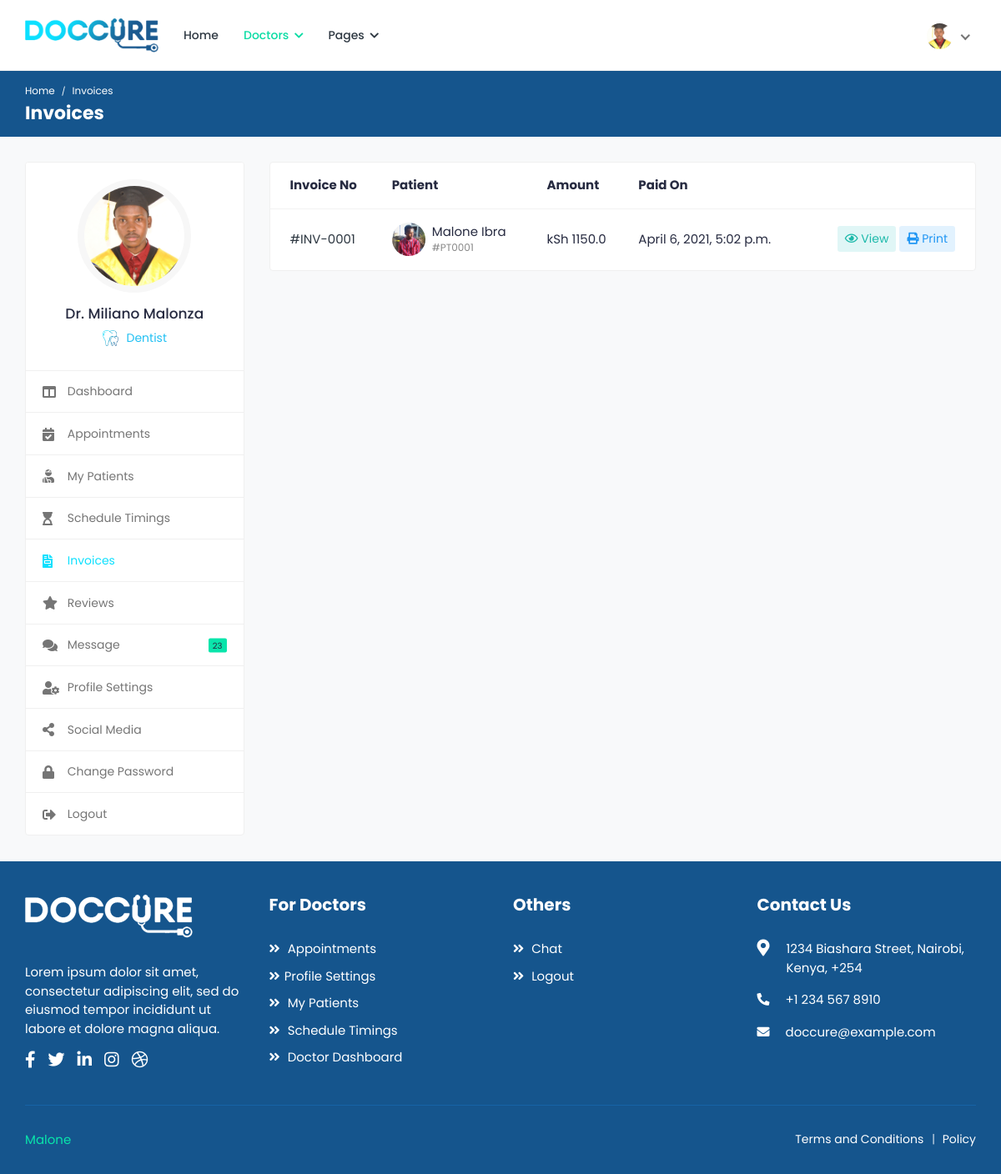
The app's page /doctors/invoices/ (signed in) with its own data.
### appointments/models.py (models this page shows, shortened)
class Doctor(models.Model):
	user = models.OneToOneField(User, on_delete=models.CASCADE)
	image = models.ImageField('Profile Image', upload_to='Image/Doctors',
		max_length=500, default='dummy.png')
	first_name = models.CharField('First Name', max_length=50)
	second_name =  models.CharField('Second Name', max_length=50)
	title = models.CharField('Title', max_length=200, default='Dr.')
	phone_no = models.CharField('Phone Number', max_length=50)
	email = models.EmailField('Email', max_length=250)
	gender = models.CharField('Gender', max_length=10)
	d_o_b = models.DateField('Date of Birth', blank=True)
	biography = models.CharField('Biography', max_length=1000, blank=True)
	address_line1 = models.CharField('Address Line 1', max_length=200, blank=True)
	address_line2 = models.CharField('Address Line 2', max_length=200, blank=True)
	country = models.CharField('Country', max_length=100, blank=True)
	county = models.CharField('County', max_length=100, blank=True)
	town = models.CharField('Town', max_length=100, blank=True)
	pricing =  models.FloatField('Amount', default=0.00)
	services = models.CharField('Services', max_length=1000, blank=True)
	specialization = models.CharField('Specialization', max_length=1000, blank=True)
	clinic = models.CharField('Clinic', max_length=100, blank=True)
	clinic_address = models.CharField('Clinic Address', max_length=100, blank=True)
	speciality = models.OneToOneField(Speciality, on_delete=models.CASCADE)
	''' user, image, first_name, second_name, title, phone_no, email, gender, d_o_b, biography,
	address_line1, address_line2, country, county, town, pricing, services, specialization, clinic,
	clinic_address, speciality'''

class Speciality(models.Model):
	name = models.CharField('Name', max_length=100)
	image = models.ImageField('Image', upload_to='Image/Speciality', max_length=500)

class Invoice(models.Model):
	patient = models.ForeignKey(Patient, on_delete=models.CASCADE)
	doctor = models.ForeignKey(Doctor, on_delete=models.CASCADE)
	total_amount = models.FloatField('Total Amount', default=0.00)
	date_paid = models.DateTimeField('Paid On', auto_now_add=True)

class Patient(models.Model):
	user = models.OneToOneField(User, on_delete=models.CASCADE)
	image = models.ImageField('Profile Image', upload_to='Image/Patient/Profile/',
		max_length=500, default='dummy.png')
	first_name = models.CharField('First Name', max_length=50)
	second_name = models.CharField('Second Name', max_length=50)
	d_o_b = models.DateField('Date Of Birth')
	gender = models.CharField('Gender', max_length=10)
	email = models.CharField('Email', max_length=50)
	phone_no = models.CharField('Phone Number', max_length=20)
	blood_group = models.CharField('Blood Group', max_length=5)
	country = models.CharField('Country', max_length=50)
	county = models.CharField('County', max_length=50)
	town = models.CharField('Town', max_length=50)
	street_lane = models.CharField('Street/Lane', max_length=50)
	def __str__(self):
		return self.first_name +' '+self.second_name

### appointments/views.py (the view)
# urls.py: path('doctors/invoices/', views.invoices, name='invoices'),
@login_required(login_url='/login/')
@user_passes_test(check_doctor, login_url='/login/')
@user_passes_test(check_settings, login_url='/doctors/profile-settings/')
def invoices(request):
	doctor = Doctor.objects.get(user=request.user.id)
	invoices = Invoice.objects.filter(doctor=doctor.id)
	return render(request, 'doctors/invoices.html', {'profile': doctor, 'invoices': invoices})

### appointments/views.py (called while the page is built)
def check_doctor(user):
	group = user.groups.get()
	return group.name=='doctors_group'

def check_settings(user):
	profile = Doctor.objects.filter(user=user.id)
	return profile.count()>=1

### appointments/templates/doctors/invoices.html (shortened to what this page needs)
{% extends "doctors/base.html" %}
{% load static %}
{% block breadcrumb %}Invoices{% endblock %}
{% block breadcrumb1 %}Invoices{% endblock %}
{% block sidenav %}
	<ul>
		<li>
			<a href="{% url 'doctor-dashboard' %}">
				<i class="fas fa-columns"></i>
				<span>Dashboard</span>
			</a>
		</li>
		<li>
			<a href="{% url 'appointments' %}">
				<i class="fas fa-calendar-check"></i>
				<span>Appointments</span>
			</a>
		</li>
		<li>
			<a href="{% url 'my-patients' %}">
				<i class="fas fa-user-injured"></i>
				<span>My Patients</span>
			</a>
		</li>
		<li>
			<a href="{% url 'schedule-timings' %}">
				<i class="fas fa-hourglass-start"></i>
				<span>Schedule Timings</span>
			</a>
		</li>
		<li class="active">
			<a href="{% url 'invoices' %}">
				<i class="fas fa-file-invoice"></i>
				<span>Invoices</span>
			</a>
		</li>
		<li>
			<a href="{% url 'reviews' %}">
				<i class="fas fa-star"></i>
				<span>Reviews</span>
			</a>
		</li>
		<li>
			<a href="{% url 'chat-doctor' %}">
				<i class="fas fa-comments"></i>
				<span>Message</span>
				<small class="unread-msg">23</small>
			</a>
		</li>
		<li>
			<a href="{% url 'doctor-profile-settings' %}">
				<i class="fas fa-user-cog"></i>
				<span>Profile Settings</span>
			</a>
		</li>
		<li>
			<a href="{% url 'social-media' %}">
				<i class="fas fa-share-alt"></i>
				<span>Social Media</span>
			</a>
		</li>
		<li>
			<a href="{% url 'doctor-change-password' %}">
				<i class="fas fa-lock"></i>
				<span>Change Password</span>
			</a>
		</li>
		<li>
			<a href="{% url 'logout' %}">
				<i class="fas fa-sign-out-alt"></i>
				<span>Logout</span>
			</a>
		</li>
	</ul>
{% endblock %}
{% block content %}
	<div class="col-md-7 col-lg-8 col-xl-9">
		<div class="card card-table">
			<div class="card-body">
				<div class="table-responsive">
					<table class="table table-hover table-center mb-0">
						<thead>
							<tr>
								<th>Invoice No</th>
								<th>Patient</th>
								<th>Amount</th>
								<th>Paid On</th>
								<th></th>
							</tr>
						</thead>
						<tbody>
						{% for invoice in invoices %}
							<tr>
								<td>
									<a href="{% url 'invoice' invoice.patient|slugify invoice.id %}">#INV-000{{invoice.id}}</a>
								</td>
								<td>
									<h2 class="table-avatar">
										<a href="{% url 'patient-profile' invoice.patient|slugify invoice.patient.id %}" class="avatar avatar-sm mr-2">
											<img class="avatar-img rounded-circle" src="{{invoice.patient.image.url}}" alt="User Image">
										</a>
										<a href="{% url 'patient-profile' invoice.patient|slugify invoice.patient.id %}">{{invoice.patient.first_name}} {{invoice.patient.second_name}} <span>#PT000{{invoice.id}}</span></a>
									</h2>
								</td>
								<td>kSh {{invoice.total_amount}}</td>
								<td>{{invoice.date_paid}}</td>
								<td class="text-right">
									<div class="table-action">
										<a href="{% url 'invoice' invoice.patient|slugify invoice.id %}" class="btn btn-sm bg-info-light">
											<i class="far fa-eye"></i> View
										</a>
										<a href="{% url 'invoice-pdf' invoice.patient|slugify invoice.id %}" class="btn btn-sm bg-primary-light">
											<i class="fas fa-print"></i> Print
										</a>
									</div>
								</td>
							</tr>
						{% endfor %}
						</tbody>
					</table>
				</div>
			</div>
		</div>
	</div>
{% endblock %}

### appointments/templates/doctors/base.html (shortened to what this page needs)
<!DOCTYPE html>
<html lang="en">
<head>
		{% load static %}
		<link rel="stylesheet" href="{% static 'cas/css/bootstrap.min.css' %}">
		<link rel="stylesheet" href="{% static 'cas/plugins/fontawesome/css/fontawesome.min.css' %}">
		<link rel="stylesheet" href="{% static 'cas/plugins/fontawesome/css/all.min.css' %}">
		<link rel="stylesheet" href="{% static 'cas/css/style.css' %}">
	</head>
	<body>
		<div class="main-wrapper">
			<header class="header">
				<nav class="navbar navbar-expand-lg header-nav">
					<div class="navbar-header">
						<a href="{% url 'index' %}" class="navbar-brand logo">
							<img src="{% static 'cas/img/logo.png' %}" class="img-fluid" alt="Logo">
						</a>
					</div>
					<div class="main-menu-wrapper">
						<ul class="main-nav">
							<li>
								<a href="{% url 'index' %}">Home</a>
							</li>
							<li class="has-submenu active">
								<a href="#">Doctors <i class="fas fa-chevron-down"></i></a>
							</li>
							<li class="has-submenu">
								<a href="#">Pages <i class="fas fa-chevron-down"></i></a>
							</li>
						</ul>
					</div>
					<ul class="nav header-navbar-rht">
						<li class="nav-item dropdown has-arrow logged-item">
							<a href="#" class="dropdown-toggle nav-link" data-toggle="dropdown">
								<span class="user-img">
									<img class="rounded-circle" src="{{profile.image.url}}" width="31" alt="{{user.first_name}} {{user.last_name}}">
								</span>
							</a>
						</li>
					</ul>
				</nav>
			</header>
			<div class="breadcrumb-bar">
				<div class="container-fluid">
					<div class="row align-items-center">
						<div class="col-md-12 col-12">
							<nav aria-label="breadcrumb" class="page-breadcrumb">
								<ol class="breadcrumb">
									<li class="breadcrumb-item"><a href="{% url 'index' %}">Home</a></li>
									<li class="breadcrumb-item active" aria-current="page">{% block breadcrumb %}{% endblock %}</li>
								</ol>
							</nav>
							<h2 class="breadcrumb-title">{% block breadcrumb1 %} {% endblock %}</h2>
						</div>
					</div>
				</div>
			</div>
			<div class="content">
				<div class="container-fluid">
					<div class="row">
						<div class="col-md-5 col-lg-4 col-xl-3 theiaStickySidebar">
							<div class="profile-sidebar">
								<div class="widget-profile pro-widget-content">
									<div class="profile-info-widget">
										<a href="#" class="booking-doc-img">
											<img src="{{profile.image.url}}" alt="User Image">
										</a>
										<div class="profile-det-info">
											<h3>{{profile.title}} {{user.first_name}} {{user.last_name}}</h3>
											{% if profile != None %}
											<div class="patient-details">
												<p class="doc-department"><img src="{{profile.speciality.image.url}}" class="img-fluid" alt="S">{{profile.speciality.name}}</p>
											</div>
											{% endif %}
										</div>
									</div>
								</div>
								<div class="dashboard-widget">
									<nav class="dashboard-menu">
										{% block sidenav %}
										{% endblock %}
									</nav>
								</div>
							</div>
						</div>
						{% block content %}
						{% endblock %}
					</div>
				</div>
			</div>
			<footer class="footer">
				<div class="footer-top">
					<div class="container-fluid">
						<div class="row">
							<div class="col-lg-3 col-md-6">
								<div class="footer-widget footer-about">
									<div class="footer-logo">
										<img src="{% static 'cas/img/footer-logo.png' %}" alt="logo">
									</div>
									<div class="footer-about-content">
										<p>Lorem ipsum dolor sit amet, consectetur adipiscing elit, sed do eiusmod tempor incididunt ut labore et dolore magna aliqua. </p>
										<div class="social-icon">
											<ul>
												<li>
													<a href="#" target="_blank"><i class="fab fa-facebook-f"></i> </a>
												</li>
												<li>
													<a href="#" target="_blank"><i class="fab fa-twitter"></i> </a>
												</li>
												<li>
													<a href="#" target="_blank"><i class="fab fa-linkedin-in"></i></a>
												</li>
												<li>
													<a href="#" target="_blank"><i class="fab fa-instagram"></i></a>
												</li>
												<li>
													<a href="#" target="_blank"><i class="fab fa-dribbble"></i> </a>
												</li>
											</ul>
										</div>
									</div>
								</div>
							</div>
							<div class="col-lg-3 col-md-6">
								<div class="footer-widget footer-menu">
									<h2 class="footer-title">For Doctors</h2>
									<ul>
										<li><a href="{% url 'appointments' %}"><i class="fas fa-angle-double-right"></i> Appointments</a></li>
										<li><a href="{% url 'doctor-profile-settings' %}"><i class="fas fa-angle-double-right"></i>Profile Settings</a></li>
										<li><a href="{% url 'my-patients' %}"><i class="fas fa-angle-double-right"></i> My Patients</a></li>
										<li><a href="{% url 'schedule-timings' %}"><i class="fas fa-angle-double-right"></i> Schedule Timings</a></li>
										<li><a href="{% url 'doctor-dashboard' %}"><i class="fas fa-angle-double-right"></i> Doctor Dashboard</a></li>
									</ul>
								</div>
							</div>
							<div class="col-lg-3 col-md-6">
								<div class="footer-widget footer-menu">
									<h2 class="footer-title">Others</h2>
									<ul>
										<li><a href="{% url 'chat-doctor' %}"><i class="fas fa-angle-double-right"></i> Chat</a></li>
										<li><a href="{% url 'logout' %}"><i class="fas fa-angle-double-right"></i> Logout</a></li>
									</ul>
								</div>
							</div>
							<div class="col-lg-3 col-md-6">
								<div class="footer-widget footer-contact">
									<h2 class="footer-title">Contact Us</h2>
									<div class="footer-contact-info">
										<div class="footer-address">
											<span><i class="fas fa-map-marker-alt"></i></span>
											<p> 1234  Biashara Street, Nairobi,<br> Kenya, +254 </p>
										</div>
										<p>
											<i class="fas fa-phone-alt"></i>
											+1 234 567 8910
										</p>
										<p class="mb-0">
											<i class="fas fa-envelope"></i>
											doccure@example.com
										</p>
									</div>
								</div>
							</div>
						</div>
					</div>
				</div>
                <div class="footer-bottom">
					<div class="container-fluid">
						<div class="copyright">
							<div class="row">
								<div class="col-md-6 col-lg-6">
									<div class="copyright-text">
										<p class="mb-0"><a href="https://github.com/MalonzaElkanah/">Malone</a></p>
									</div>
								</div>
								<div class="col-md-6 col-lg-6">
									<div class="copyright-menu">
										<ul class="policy-menu">
											<li><a href="{% url 'term-condition' %}">Terms and Conditions</a></li>
											<li><a href="{% url 'privacy-policy' %}">Policy</a></li>
										</ul>
									</div>
								</div>
							</div>
						</div>
					</div>
				</div>
			</footer>
		</div>
	</body>
</html>

### records on screen
Doctor: image (picture), title "Dr.", speciality.image (picture), speciality.name "Dentist"
Invoice: id "1", patient.image (picture), patient.first_name "Malone", patient.second_name "Ibra", total_amount "1150.0", date_paid "April 6, 2021, 5:02 p.m."

### other values on screen
{{ user.first_name }} "Miliano"
{{ user.last_name }} "Malonza"
